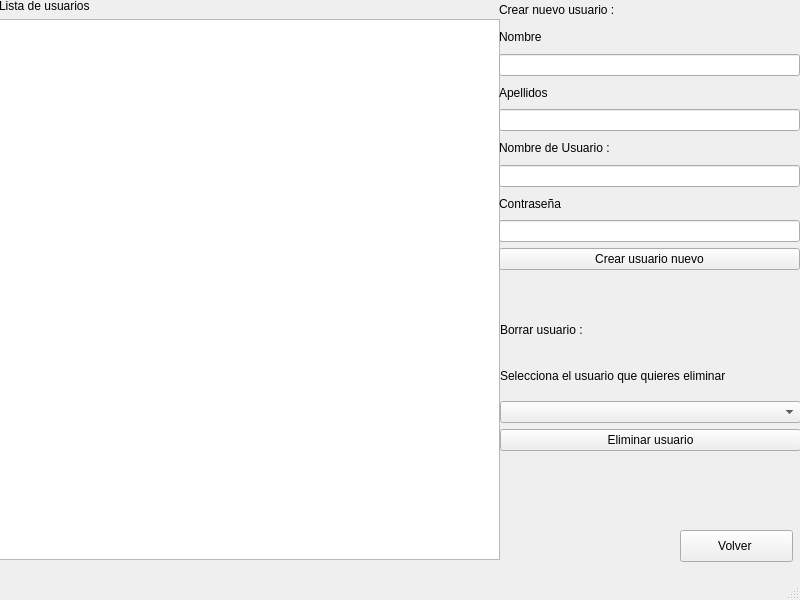
<?xml version="1.0" encoding="UTF-8"?>
<ui version="4.0">
 <class>MainWindow</class>
 <widget class="QMainWindow" name="MainWindow">
  <property name="geometry">
   <rect>
    <x>0</x>
    <y>0</y>
    <width>800</width>
    <height>600</height>
   </rect>
  </property>
  <property name="windowTitle">
   <string>MainWindow</string>
  </property>
  <widget class="QWidget" name="centralwidget">
   <widget class="QWidget" name="verticalLayoutWidget">
    <property name="geometry">
     <rect>
      <x>-1</x>
      <y>-1</y>
      <width>501</width>
      <height>561</height>
     </rect>
    </property>
    <layout class="QVBoxLayout" name="verticalLayout_3">
     <item>
      <widget class="QLabel" name="label">
       <property name="text">
        <string>Lista de usuarios </string>
       </property>
      </widget>
     </item>
     <item>
      <widget class="QTableView" name="tableView"/>
     </item>
    </layout>
   </widget>
   <widget class="QWidget" name="verticalLayoutWidget_2">
    <property name="geometry">
     <rect>
      <x>499</x>
      <y>-1</y>
      <width>301</width>
      <height>271</height>
     </rect>
    </property>
    <layout class="QVBoxLayout" name="verticalLayout_4">
     <item>
      <widget class="QLabel" name="label_6">
       <property name="text">
        <string>Crear nuevo usuario : </string>
       </property>
      </widget>
     </item>
     <item>
      <widget class="QLabel" name="label_2">
       <property name="text">
        <string>Nombre</string>
       </property>
      </widget>
     </item>
     <item>
      <widget class="QLineEdit" name="lineEdit"/>
     </item>
     <item>
      <widget class="QLabel" name="label_3">
       <property name="text">
        <string>Apellidos</string>
       </property>
      </widget>
     </item>
     <item>
      <widget class="QLineEdit" name="lineEdit_2"/>
     </item>
     <item>
      <widget class="QLabel" name="label_4">
       <property name="text">
        <string>Nombre de Usuario :</string>
       </property>
      </widget>
     </item>
     <item>
      <widget class="QLineEdit" name="lineEdit_3"/>
     </item>
     <item>
      <widget class="QLabel" name="label_5">
       <property name="text">
        <string>Contraseña</string>
       </property>
      </widget>
     </item>
     <item>
      <widget class="QLineEdit" name="lineEdit_4"/>
     </item>
     <item>
      <widget class="QPushButton" name="pushButton">
       <property name="text">
        <string>Crear usuario nuevo</string>
       </property>
      </widget>
     </item>
    </layout>
   </widget>
   <widget class="QWidget" name="verticalLayoutWidget_3">
    <property name="geometry">
     <rect>
      <x>500</x>
      <y>310</y>
      <width>301</width>
      <height>141</height>
     </rect>
    </property>
    <layout class="QVBoxLayout" name="verticalLayout_5">
     <item>
      <widget class="QLabel" name="label_7">
       <property name="text">
        <string>Borrar usuario :</string>
       </property>
      </widget>
     </item>
     <item>
      <widget class="QLabel" name="label_8">
       <property name="text">
        <string>Selecciona el usuario que quieres eliminar</string>
       </property>
      </widget>
     </item>
     <item>
      <widget class="QComboBox" name="comboBox"/>
     </item>
     <item>
      <widget class="QPushButton" name="pushButton_2">
       <property name="text">
        <string>Eliminar usuario</string>
       </property>
      </widget>
     </item>
    </layout>
   </widget>
   <widget class="QPushButton" name="pushButton_3">
    <property name="geometry">
     <rect>
      <x>680</x>
      <y>530</y>
      <width>113</width>
      <height>32</height>
     </rect>
    </property>
    <property name="text">
     <string>Volver </string>
    </property>
   </widget>
  </widget>
  <widget class="QStatusBar" name="statusbar"/>
 </widget>
 <resources/>
 <connections/>
</ui>
